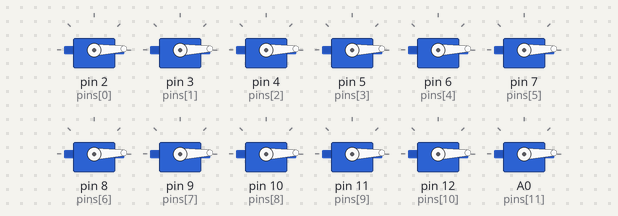
A sketch run on a simulated Arduino Uno, built with avr-gcc and run on an emulated ATmega328P. On the bench: 12 × servo.

Above: at 0.05 s.
At 1.0 s:
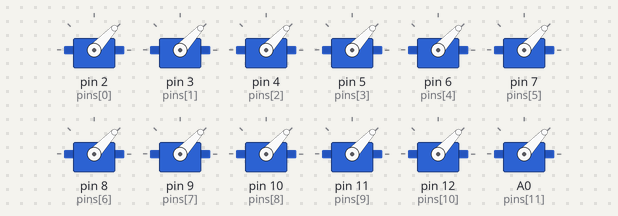
At 1.95 s:
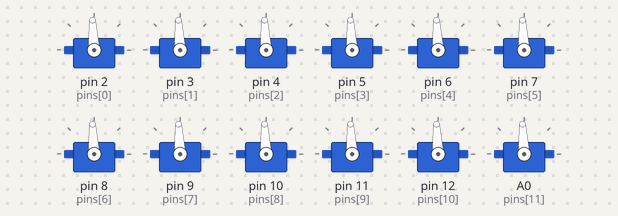
At 3.85 s:
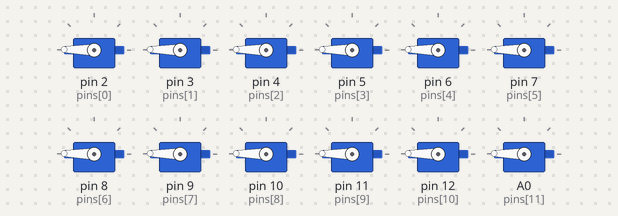
At 5.75 s:
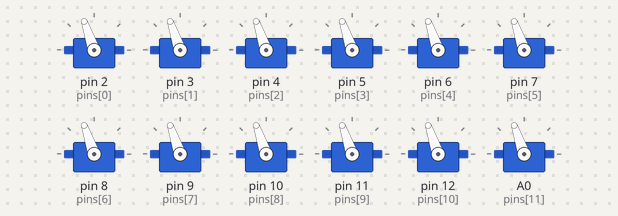
At 7.65 s:
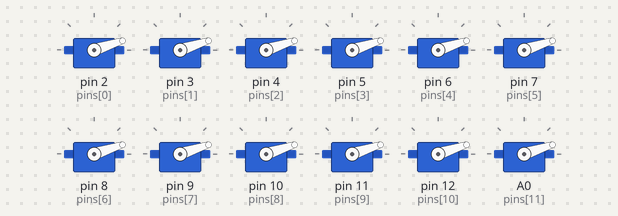
Timing chart, 0 to 11.1 s (numbered marks = the images above):
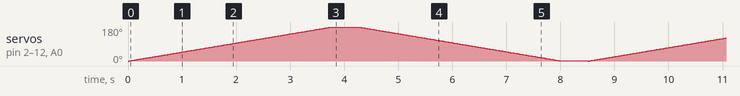

The sketch:

sketch_oct30a.ino
```cpp
#include <Servo.h>

Servo servos[12];
int pins[12] = {2, 3, 4, 5, 6, 7, 8, 9, 10, 11, 12, A0};

void setup() {
  Serial.begin(9600);

  for(int i = 0; i < 12; i++) {
    servos[i].attach(pins[i]);
  }

}

void loop() {
  for(int j = 0; j < 180; j++) {
    for(int i = 0; i < 12; i++) {
      servos[i].write(j);
    }
    delay(20);
  }
  delay(500);
  for(int j = 180; j > 0; j--) {
    for(int i = 0; i < 12; i++) {
      servos[i].write(j);
    }
    delay(20);
  }
  delay(500);
}
```
